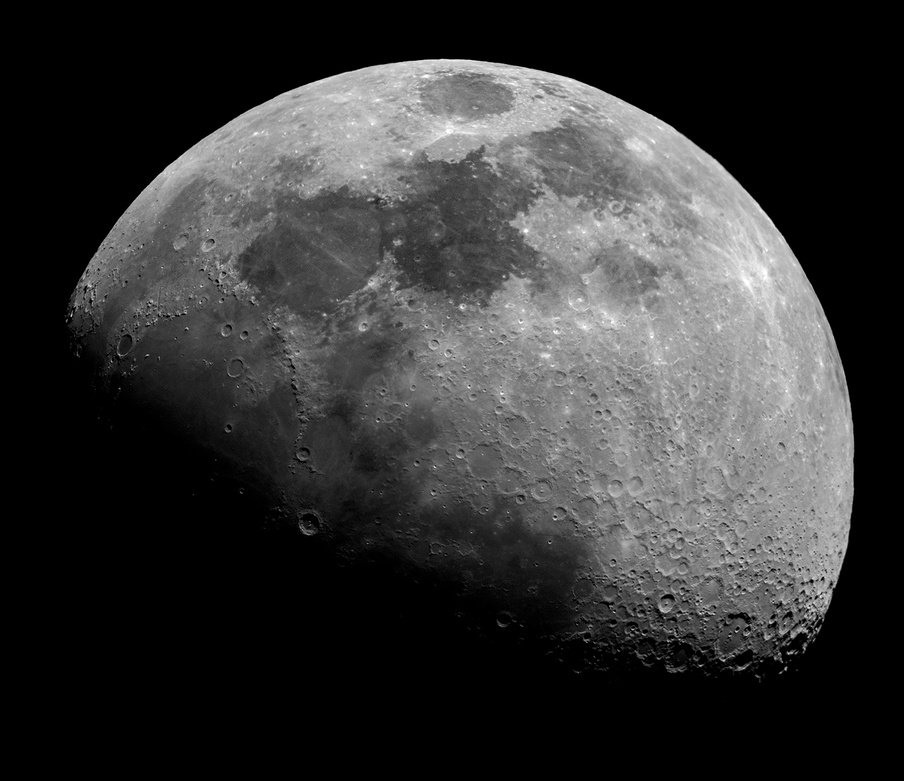
#> input picture moon.jpg, 904 x 781 px, shrunk from 1400 x 1209 before the run, found by its file name
$ jupyter execute --allow-errors 'Copy_of_Assignment_on_histogram (1).ipynb'
#> lines starting #> are read from the running program, lines starting #| are printed output that depends on the picture
**Manual Histogram Computation**

**Task**: Implement functions to compute a grayscale image histogram, cumulative distribution function (CDF), and perform histogram equalization — without using any histogram/equalization library functions.

[cell 1]
import numpy as np
import matplotlib.pyplot as plt

[cell 2]
from google.colab import drive
drive.mount('/content/drive')

[cell 3]
from skimage import io

[cell 4]
img = io.imread(r"/content/drive/MyDrive/Image Processing 2026 @ MSc SEM IV/images/moon.jpg")
#> img is the input picture: shape (781, 904); min 0, max 255, mean 53.4

[cell 5]
def compute_histogram(img_input):
  if len(img_input.shape) == 2:
    print("GrayScale Image")
    image_type="Gray"
  else:
    print("Color Image")
    image_type="Rgb"

  if image_type == "Gray":
    flat = img_input.flatten()
    hist = np.zeros(256, dtype=int)
    for value in flat:
        hist[value] += 1
    plt.hist(hist, bins=30, range=(0,256), color = "gray")
    plt.title("Grayscale Histogram")
    plt.xlabel("Intensity Value")
    plt.ylabel("Frequency")
    plt.show()
    return hist
  else:
    flat_r = img_input[:,:,0].flatten()
    hist_r = np.zeros(256, dtype=int)
    flat_g = img_input[:,:,1].flatten()
    hist_g = np.zeros(256, dtype=int)
    flat_b = img_input[:,:,2].flatten()
    hist_b = np.zeros(256, dtype=int)
    for value in flat_r:
        hist_r[value] += 1
    for value in flat_g:
        hist_g[value] += 1
    for value in flat_b:
        hist_b[value] += 1
    plt.hist(hist_r, bins=30, range=(0,256), color="red")
    plt.hist(hist_g, bins=30, range=(0,256), color="blue")
    plt.hist(hist_b, bins=30, range=(0,256), color="green")
    plt.title("RGB Histogram")
    plt.xlabel("Intensity Value")
    plt.ylabel("Frequency")
    plt.show()
    return{
        "red":hist_r,
        "green":hist_g,
        "blue":hist_b
    }
  # your code goes here

[cell 6]
compute_histogram(img)
#> after the loop in compute_histogram, `for value in flat:`: hist = 256 values, max 362316 at index 0, min 5 at index 251, mean 2757.9
#> in compute_histogram, `plt.show()`:
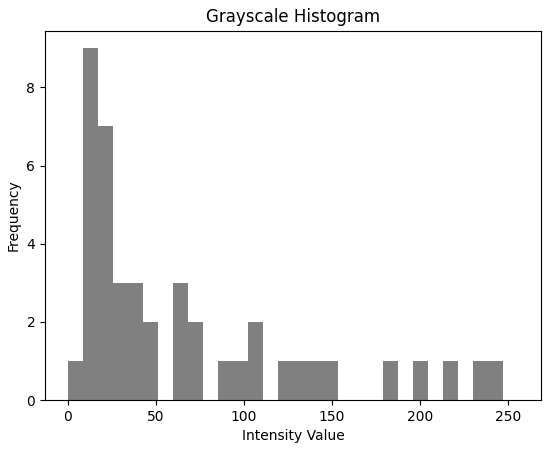
#> figure drawn by matplotlib, 1 panel; tallest bar 9 high, from x = 8.53 to 17.07
#> Out has the same summary as hist in compute_histogram

[cell 7]
def compute_cdf(histogram):
    cdf = np.zeros(256, dtype=int)
    cdf[0] = histogram[0]
    for i in range(1, 256):
        cdf[i] = cdf[i-1] + histogram[i]
    plt.plot(cdf)
    plt.title("CDF")
    return cdf
  # your code goes here

[cell 8]
compute_cdf(compute_histogram(img))
#> in compute_cdf, `cdf = np.zeros(256, dtype=int)`: cdf = 256 values from 0 to 0
#> after the loop in compute_cdf, `for i in range(1, 256):`: cdf = 256 values from 362316 to 706024
#> Out = 256 values from 362316 to 706024
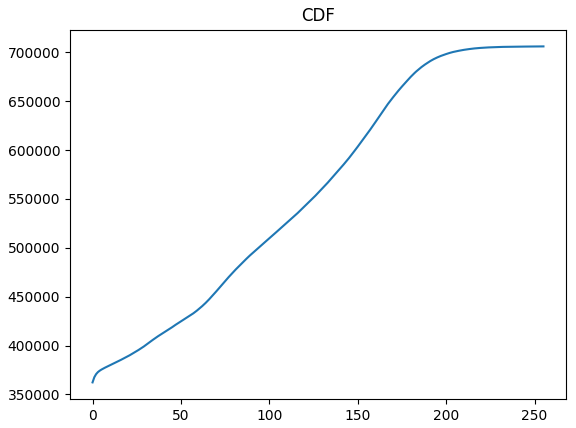
#> figure drawn by matplotlib, 1 panel; curve peaks at x = 255, y = 706024

[cell 9]
def hist_equalization(cdf):
  cdf_min = np.min(cdf[np.nonzero(cdf)])
  cdf_max = np.max(cdf)
  cdf_balanced = (cdf - cdf_min)/(cdf_max - cdf_min) * 255

  cdf_incorrect=cdf/cdf_max*255

  plt.figure()
  plt.plot(cdf_balanced, linewidth=2)
  plt.plot(cdf_incorrect, linestyle="--")
  plt.legend(["Balanced", "Incorrect"])
  plt.title("CDF Comparison")
  plt.show()
  return cdf_balanced
  # your code goes here

[cell 10]
hist_equalization(compute_cdf(compute_histogram(img)))
#> in hist_equalization, `cdf_min = np.min(cdf[np.nonzero(cdf)])`: cdf_min = 362316
#> in hist_equalization, `cdf_max = np.max(cdf)`: cdf_max = 706024
#> in hist_equalization, `cdf_balanced = (cdf - cdf_min)/(cdf_max - cdf_min) * 255`: cdf_balanced = 256 values from 0 to 255
#> in hist_equalization, `cdf_incorrect=cdf/cdf_max*255`: cdf_incorrect = 256 values from 130.9 to 255
#> in hist_equalization, `plt.show()`:
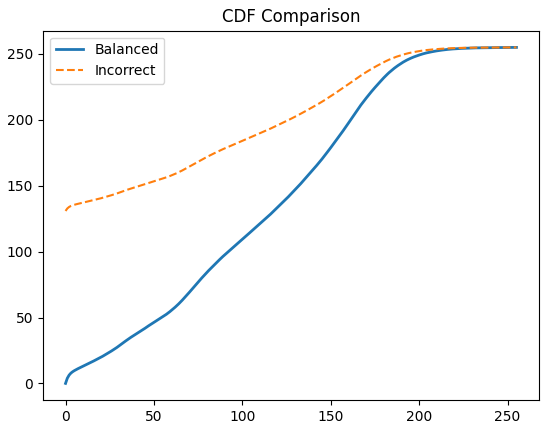
#> figure drawn by matplotlib, 1 panel; curve peaks at x = 255, y = 255; curve peaks at x = 255, y = 255
#> Out = 256 values from 0 to 255
